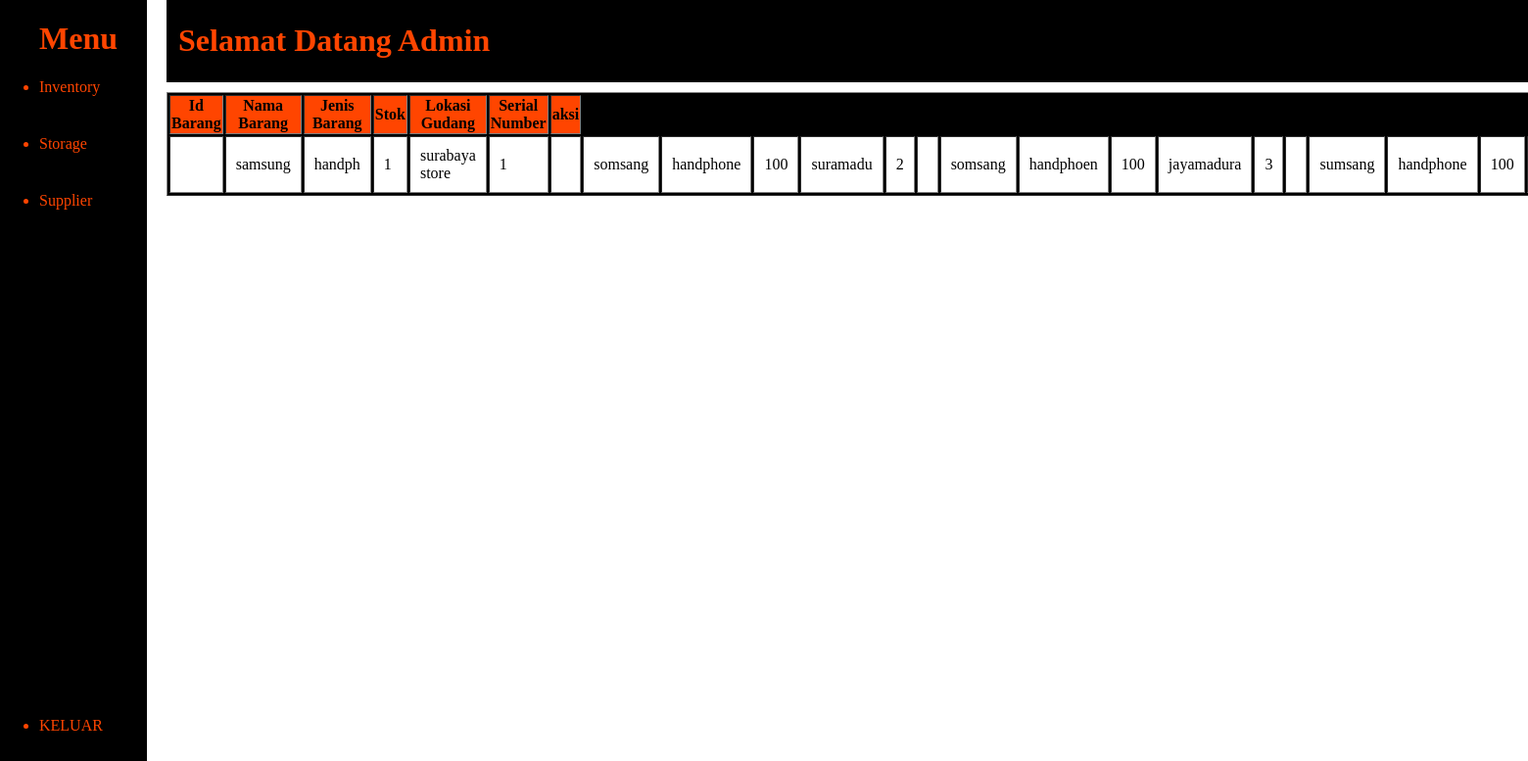
/user/dashboard.php, run on the app's committed database.
### tables this page shows
CREATE TABLE `inventory` (
  `id_inven` int(11) NOT NULL,
  `nama_barang` varchar(100) NOT NULL,
  `jenis_barang` varchar(100) NOT NULL,
  `kuantitas_stok` int(100) NOT NULL,
  `lokasi_gudang` varchar(100) NOT NULL,
  `serial_number` int(100) NOT NULL
);

### user/dashboard.php (the view, shortened to what this page needs)
<?php
include("sidebar.php")
?>
<!DOCTYPE html>
<html lang="en">
<head>
</head>
<body>
    <div class="tampil">
        <table border="1">
        <div class="navbar">
            <h1>Selamat Datang Admin</h1>
</div>
            <tr>
                <th>Id Barang</ths>
                <th>Nama Barang</th>
                <th>Jenis Barang</th>
                <th>Stok</th>
                <th>Lokasi Gudang</th>
                <th>Serial Number</th>
                <th>aksi</th>
            </tr>
            <?php
            include("koneksi.php");
            $tampil = mysqli_query($koneksi,"SELECT * FROM inventory");
            while($data = mysqli_fetch_array($tampil)){
            ?>
            <td><?php echo$data['id_inventory']?></td>
            <td><?php echo$data['nama_barang']?></td>
            <td><?php echo$data['jenis_barang']?></td>
            <td><?php echo$data['kuantitas_stok']?></td>
            <td><?php echo$data['lokasi_gudang']?></td>
            <td><?php echo$data['serial_number']?></td>
            <?php
            }
            ?>
        </table>
    </div>
</body>
</html>

### admin/sidebar.php (style rules this page uses)
body { margin:0; padding:0; }
.tampil { margin-left:170px; }
.navbar { width:100%; background-color:black; color:orangered; padding:2px; position: relative; margin-bottom:10px; display:flex; }
.navbar h1 { margin-left:10px }
table { background-color:black; width:100%; }
table tr { background-color:orangered; }
table td { background-color:white; padding:10px; }

### data on the page
inventory: nama_barang "samsung", jenis_barang "handph", kuantitas_stok "1", lokasi_gudang "surabaya store", serial_number "1"
inventory: nama_barang "somsang", jenis_barang "handphone", kuantitas_stok "100", lokasi_gudang "suramadu", serial_number "2"
inventory: nama_barang "somsang", jenis_barang "handphoen", kuantitas_stok "100", lokasi_gudang "jayamadura", serial_number "3"
inventory: nama_barang "sumsang", jenis_barang "handphone", kuantitas_stok "100"
